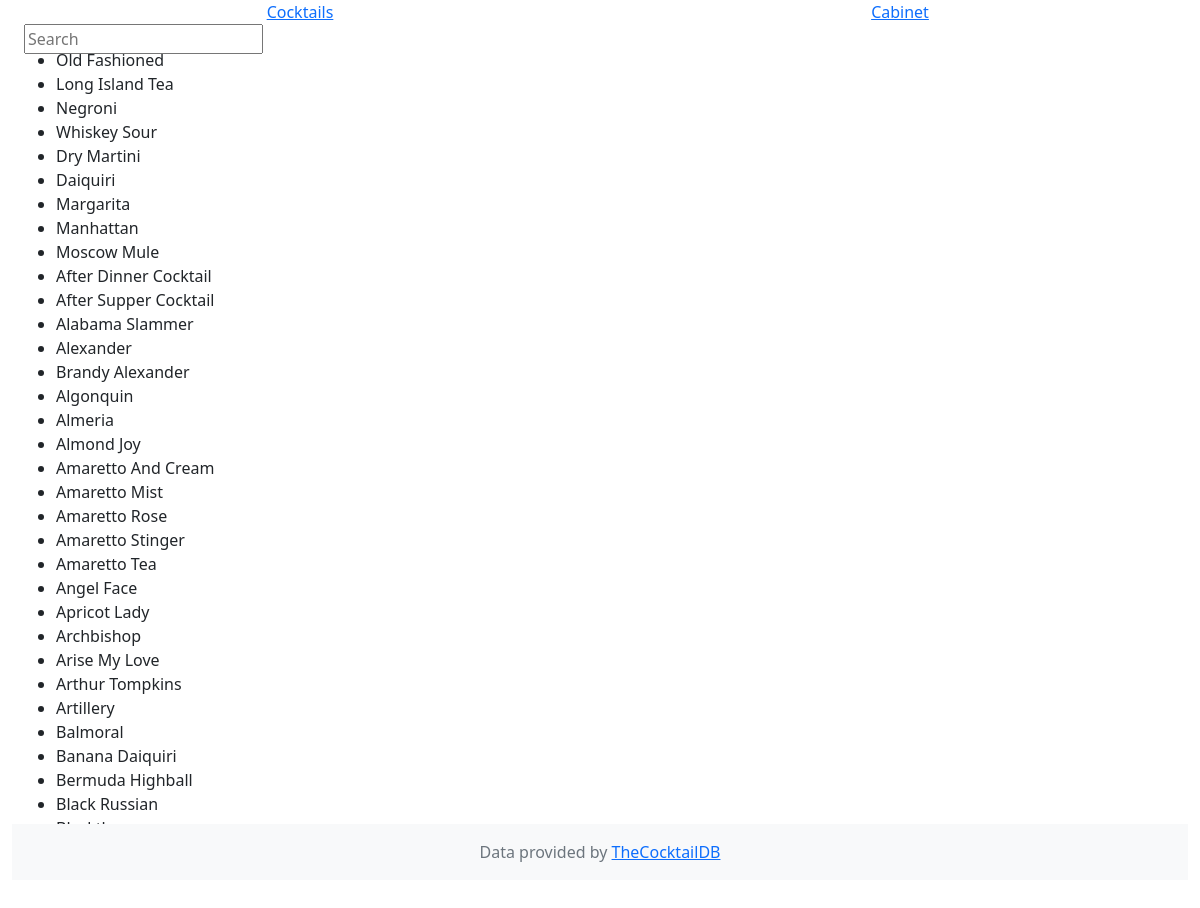
The page / on the database its author committed.
### tables this page shows
CREATE TABLE cocktails (idDrink INT PRIMARY KEY,strDrink,strCategory,strIBA,strAlcoholic,strGlass,strIngredient1,strIngredient2,strIngredient3,strIngredient4,strIngredient5,strIngredient6,strIngredient7,strIngredient8,strIngredient9,strIngredient10,strIngredient11,strIngredient12,strIngredient13,strIngredient14,strIngredient15,strMeasure1,strMeasure2,strMeasure3,strMeasure4,strMeasure5,strMeasure6,strMeasure7,strMeasure8,strMeasure9,strMeasure10,strMeasure11,strMeasure12,strMeasure13,strMeasure14,strMeasure15,strInstructions,numIngredients);

### app.py (the view)
@app.route("/", methods=["GET", "POST"])
def index():
    drinks_cabinet.refresh()
    items = drinks_cabinet.have()
    items = convert_items(items)
    cocktails = []
    for entry in book:
      if entry.unavailable(items):
        pass
      else:
        cocktails.append(entry)
    if request.args.get("idDrink"):
        idDrink = int(request.args.get("idDrink"))
        drink = book.index[idDrink]
    else:
        drink = None
    return render_template(
        "cocktails.html", cocktails=cocktails, drink=drink
    )

### app.py (called while the page is built)
def convert_items(items):
  if type(items) != list:
    items = list([items, items])
  ingredients = set()
  for item in items:
    db_entry = db.execute("SELECT ingredient FROM ingredients WHERE item = ?", item)
    for field in db_entry:
      ingredients.add(field['ingredient'])
  return(ingredients)

  def __iter__(self):
    for entry in self.index:
      yield self.index[entry]

  def unavailable(self, ingredients = []):
    unavailable = []
    for ingredient in self.ingredients:
      if ingredient in ingredients:
        pass
      else:
        unavailable.append(ingredient)
    return unavailable

  def refresh(self):
    request_1 = db.execute("SELECT item, category, have FROM ingredients")
    items = {}
    for row in request_1:
      items.update({row['item'] : {'category' : row['category'],'have' : row['have']}})
    self.items = items
    """ categorisation of items as a dictionary of format { category : [ item, item, item ...] , .. } """
    request_2 = db.execute("SELECT DISTINCT category FROM ingredients")
    categories = {}
    for row in request_2:
      categories.update({row['category']:[]})
    for item in items.keys():
      categories[items[item]['category']].append(item)
    self.categories = categories

  def have(self):
    have = []
    for entry in self.items:
      if self.items[entry]['have']:
        have.append(entry)
    return have

### templates/cocktails.html (shortened to what this page needs)
{% extends "layout.html" %}
{% block left %}
  <input class="position-fixed" id="myInput" type="text" onkeyup="filter()" placeholder="Search">
  <ul class="overflow-auto"  id="cocktails">
  {% for cocktail in cocktails %}
      <li>
        <div onclick="addRecipie('{{cocktail.id}}')">{{cocktail.name}}<br></div>
      </li>
  {% endfor %}
  </ul>
{% endblock %}

### rows shown on the page
cocktails: name "Old Fashioned"
cocktails: name "Long Island Tea"
cocktails: name "Negroni"
cocktails: name "Whiskey Sour"
cocktails: name "Dry Martini"
cocktails: name "Daiquiri"
cocktails: name "Margarita"
cocktails: name "Manhattan"
cocktails: name "Moscow Mule"
cocktails: name "After Dinner Cocktail"
cocktails: name "After Supper Cocktail"
cocktails: name "Alabama Slammer"
cocktails: name "Alexander"
cocktails: name "Brandy Alexander"
cocktails: name "Algonquin"
cocktails: name "Almeria"
cocktails: name "Almond Joy"
cocktails: name "Amaretto And Cream"
cocktails: name "Amaretto Mist"
cocktails: name "Amaretto Rose"
cocktails: name "Amaretto Stinger"
cocktails: name "Amaretto Tea"
cocktails: name "Angel Face"
cocktails: name "Apricot Lady"
cocktails: name "Archbishop"
cocktails: name "Arise My Love"
cocktails: name "Arthur Tompkins"
cocktails: name "Artillery"
cocktails: name "Balmoral"
cocktails: name "Banana Daiquiri"
cocktails: name "Bermuda Highball"
cocktails: name "Black Russian"
